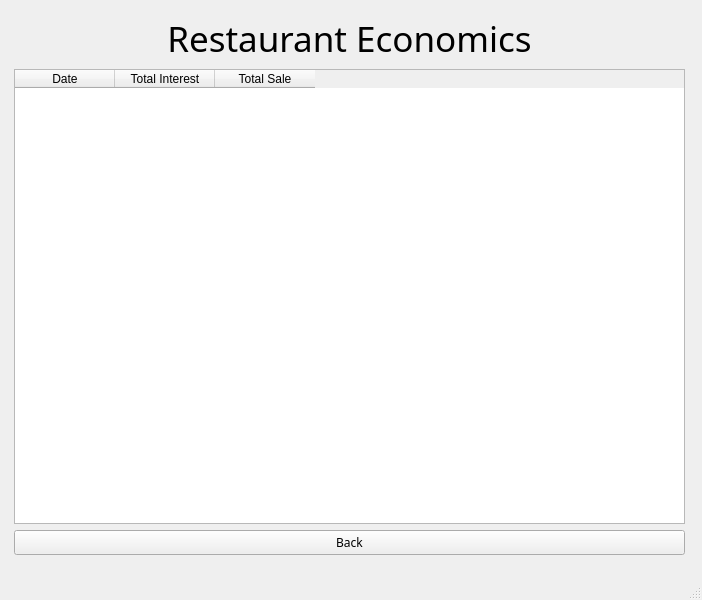
<?xml version="1.0" encoding="UTF-8"?>
<ui version="4.0">
 <class>MainWindow</class>
 <widget class="QMainWindow" name="MainWindow">
  <property name="geometry">
   <rect>
    <x>0</x>
    <y>0</y>
    <width>702</width>
    <height>600</height>
   </rect>
  </property>
  <property name="windowTitle">
   <string>MainWindow</string>
  </property>
  <widget class="QWidget" name="centralwidget">
   <widget class="QWidget" name="gridLayoutWidget">
    <property name="geometry">
     <rect>
      <x>9</x>
      <y>9</y>
      <width>681</width>
      <height>551</height>
     </rect>
    </property>
    <layout class="QGridLayout" name="gridLayout">
     <property name="leftMargin">
      <number>5</number>
     </property>
     <property name="topMargin">
      <number>5</number>
     </property>
     <property name="rightMargin">
      <number>5</number>
     </property>
     <property name="bottomMargin">
      <number>5</number>
     </property>
     <item row="2" column="0">
      <layout class="QHBoxLayout" name="btnHLayout">
       <item>
        <widget class="QPushButton" name="btnBack">
         <property name="font">
          <font>
           <family>Arial Rounded MT Bold</family>
           <pointsize>9</pointsize>
          </font>
         </property>
         <property name="text">
          <string>Back</string>
         </property>
        </widget>
       </item>
      </layout>
     </item>
     <item row="0" column="0">
      <widget class="QLabel" name="lblTitle">
       <property name="sizePolicy">
        <sizepolicy hsizetype="Preferred" vsizetype="Maximum">
         <horstretch>0</horstretch>
         <verstretch>0</verstretch>
        </sizepolicy>
       </property>
       <property name="font">
        <font>
         <family>Arial Rounded MT Bold</family>
         <pointsize>26</pointsize>
        </font>
       </property>
       <property name="text">
        <string>Restaurant Economics</string>
       </property>
       <property name="alignment">
        <set>Qt::AlignCenter</set>
       </property>
      </widget>
     </item>
     <item row="1" column="0">
      <widget class="QTableWidget" name="tableRecords">
       <property name="editTriggers">
        <set>QAbstractItemView::NoEditTriggers</set>
       </property>
       <column>
        <property name="text">
         <string>Date</string>
        </property>
       </column>
       <column>
        <property name="text">
         <string>Total Interest</string>
        </property>
       </column>
       <column>
        <property name="text">
         <string>Total Sale</string>
        </property>
       </column>
      </widget>
     </item>
    </layout>
   </widget>
  </widget>
  <widget class="QStatusBar" name="statusbar"/>
 </widget>
 <resources/>
 <connections/>
</ui>
